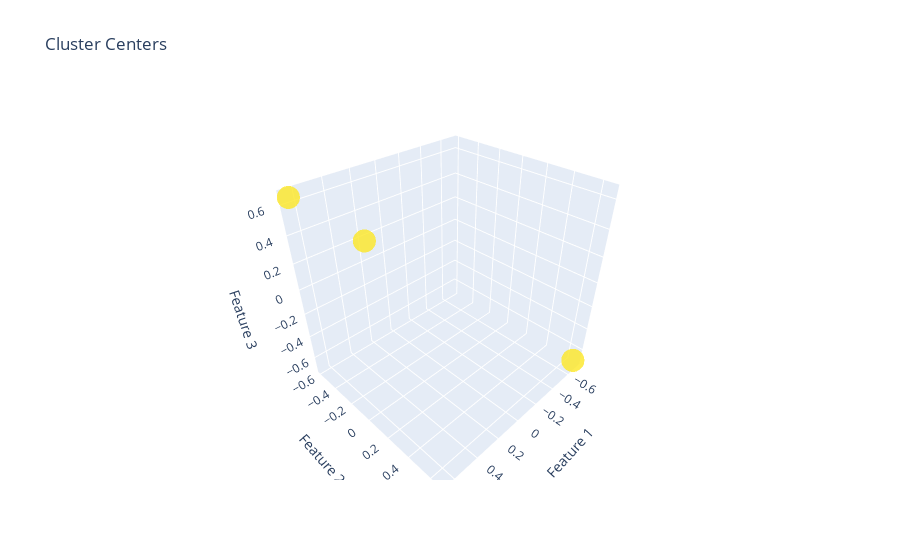

Source (notebook cell):
### Code cell
import plotly.graph_objects as go

# Assuming you have performed clustering and have cluster labels stored in cluster_labels

# Calculate cluster means
cluster_means = []
for cluster_label in np.unique(cluster_labels):
    cluster_data = X_train[cluster_labels == cluster_label]
    cluster_mean = np.mean(cluster_data, axis=0)
    cluster_means.append(cluster_mean)

cluster_means = np.array(cluster_means)

# Create a scatter plot of the cluster means
fig = go.Figure(data=go.Scatter3d(
    x=cluster_means[:, 0],
    y=cluster_means[:, 1],
    z=cluster_means[:, 2],
    mode='markers',
    marker=dict(
        size=8,
        color=cluster_labels,
        colorscale='Viridis',
        opacity=0.8
    )
))

fig.update_layout(
    scene=dict(
        xaxis_title='Feature 1',
        yaxis_title='Feature 2',
        zaxis_title='Feature 3'
    ),
    title='Cluster Centers'
)

fig.show()

### Figure 1 — Plotly figure (JSON) as saved in the notebook; plotly's stock layout.template omitted (floating-point values rounded to 4 significant figures; data arrays with more than 128 entries replaced by an {"elided": "..."} marker saying what was removed)
{"data": [{"marker": {"color": {"elided": "8867 int values"}, "colorscale": [[0, "#440154"], [0.1111, "#482878"], [0.2222, "#3e4989"], [0.3333, "#31688e"], [0.4444, "#26828e"], [0.5556, "#1f9e89"], [0.6667, "#35b779"], [0.7778, "#6ece58"], [0.8889, "#b5de2b"], [1, "#fde725"]], "opacity": 0.8, "size": 8}, "mode": "markers", "type": "scatter3d", "x": [0.6528, -0.7111, 0.3519], "y": [-0.5905, 0.6614, -0.3297], "z": [0.6481, -0.7054, 0.3497]}], "layout": {"scene": {"xaxis": {"title": {"text": "Feature 1"}}, "yaxis": {"title": {"text": "Feature 2"}}, "zaxis": {"title": {"text": "Feature 3"}}}, "title": {"text": "Cluster Centers"}}}
